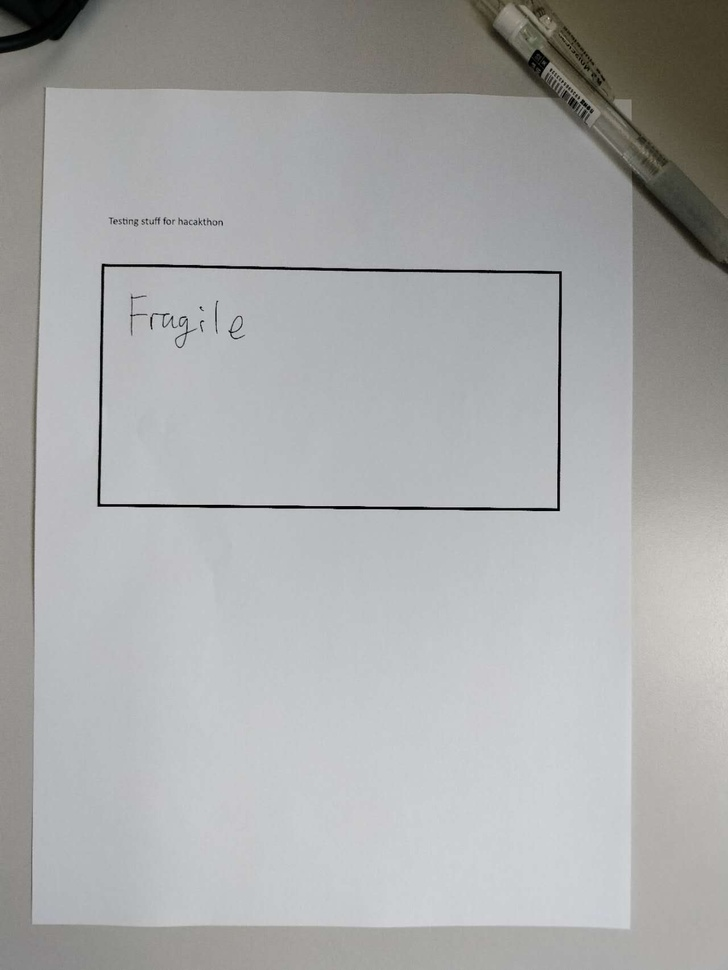
#> input picture backend/test-img.jpg, 728 x 970 px, shrunk from 1280 x 1706 before the run
$ python -i processImage.py   (imports and definitions only)
#> lines starting #> are read from the running program, lines starting #| are printed output that depends on the picture; after the words box and inside, x2 and y2 are one past the last pixel; in counts of white or black regions, pixels touching at a corner belong together
import cv2
from PIL import Image


def get_corners(image_path: str)->list[tuple]:

    # 1) load image
    # ===========================================================================================
#> called with image_path = 'test-img.jpg'
    image = cv2.imread(image_path)
#> image is the input picture: shape (970, 728, 3); mean B, G, R 169.7, 169.5, 168.5
    image_gray = cv2.cvtColor(image, cv2.COLOR_BGR2GRAY)


    # 2) apply edge detection to find contours
    # =========================================================================================
    edges = cv2.Canny(image_gray, 50, 150, apertureSize=3)
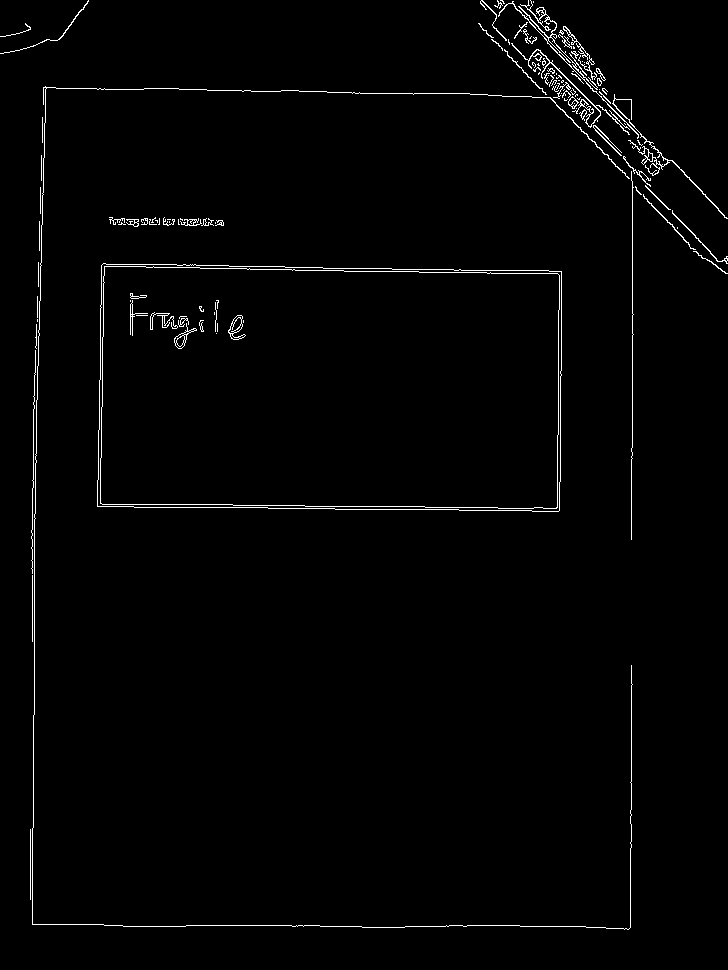
#> edges: shape (970, 728); 1.5% white in thin lines or dots


    # 3) find contours
    # =========================================================================================
    contours, _ = cv2.findContours(edges, cv2.RETR_EXTERNAL, cv2.CHAIN_APPROX_SIMPLE)
#> contours = 99 contours, 79 with area under 20; largest, box (x1, y1, x2, y2) and area: (97, 263, 562, 512) 111151, (498, 0, 639, 139) 522, (612, 94, 728, 219) 185, (511, 43, 630, 135) 182, (563, 26, 597, 80) 120


    # 4) initialize variables for storing corners
    # =========================================================================================
    box_corners = None


    # 5) filter contours to find the rectangular box
    # =========================================================================================
    for contour in contours:
        epsilon = 0.02 * cv2.arcLength(contour, True)
        approx = cv2.approxPolyDP(contour, epsilon, True)

        # Look for a rectangle (4 vertices)
        if len(approx) == 4:
            box_corners = approx
            break
#> this loop made 7 passes
#> (epsilon, box_corners) on pass 7: (28.34, [[101, 265], [97, 506], [559, 510], [561, 271]])
#> (epsilon, approx) on passes 1 to 6: (2.8, [[30, 829], [30, 899]]), (2.64, [[32, 575], [32, 641]]), (9.27, [[35, 350], [32, 573]]), (1.01, [[36, 324], [36, 348]]), (0.08, [[37, 319], [37, 321]]), (0.84, [[37, 296], [37, 317]])

    # 6) append corners to image
    # =========================================================================================
    res = []
    if box_corners is not None:
        for corner in box_corners:
            temp_tup = (corner[0][0], corner[0][1])
            res.append(temp_tup)
#> this loop made 4 passes
#> temp_tup on passes 1 to 4: (101, 265), (97, 506), (559, 510), (561, 271)
#> after the loop, res = [(101, 265), (97, 506), (559, 510), (561, 271)]
            #print(corner)


    # 7) return res (we will use idx 0 & 2)
    # =========================================================================================
    return res


def crop_image(x1:int, y1:int, x2:int, y2:int, src_path:str, dest_path:str)->None:
    # 1) crop & save result
    # =========================================================================================
    image = Image.open(src_path)
    cropped_image = image.crop((x1, y1, x2, y2))
    cropped_image.save(dest_path)  # Save the cropped image

    # 2) return
    # =========================================================================================
    return None

>>> result = get_corners('test-img.jpg')
#> result = [(101, 265), (97, 506), (559, 510), (561, 271)]
